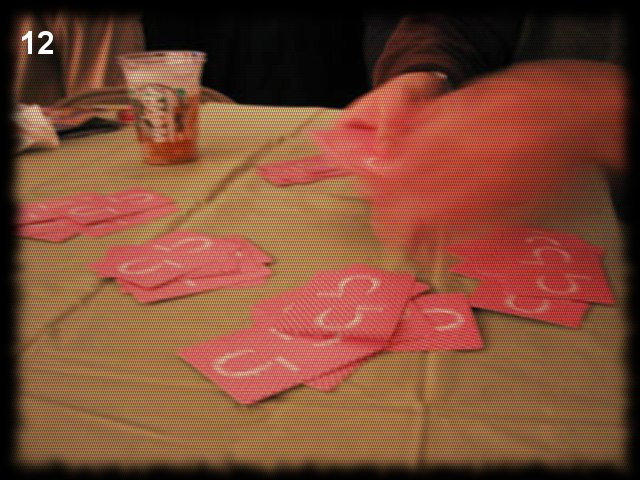
#> input picture solved/evil1.jpg, 640 x 480 px
$ python 0012.py
#> lines starting #> are read from the running program, lines starting #| are printed output that depends on the picture

import Image, ImageEnhance
im = Image.open('evil1.jpg', 'r')
#> im is the input picture: PIL image 640x480 RGB; mean R, G, B 125.2, 74.5, 53.1
final=ImageEnhance.Brightness(im)
final.enhance(4).save("evil2.jpeg", "JPEG")
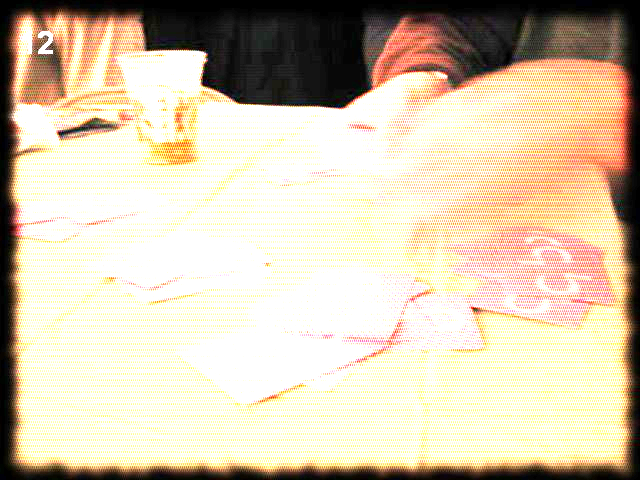
#> saved as evil2.jpeg: PIL image 640x480 RGB; mean R, G, B 211.8, 199.1, 176.2

$ run again, with solved/0007.png saved as solved/evil1.jpg
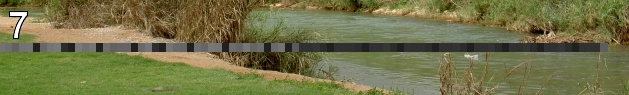
#> input picture solved/0007.png, 629 x 95 px
#> im is the input picture: PIL image 629x95 RGB; mean R, G, B 114.6, 114.9, 72.2
#> `final.enhance(4).save("evil2.jpeg", "JPEG")`:
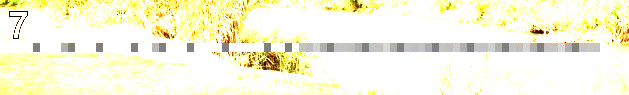
#> saved as evil2.jpeg: PIL image 629x95 RGB; mean R, G, B 248.4, 246.6, 220.1
